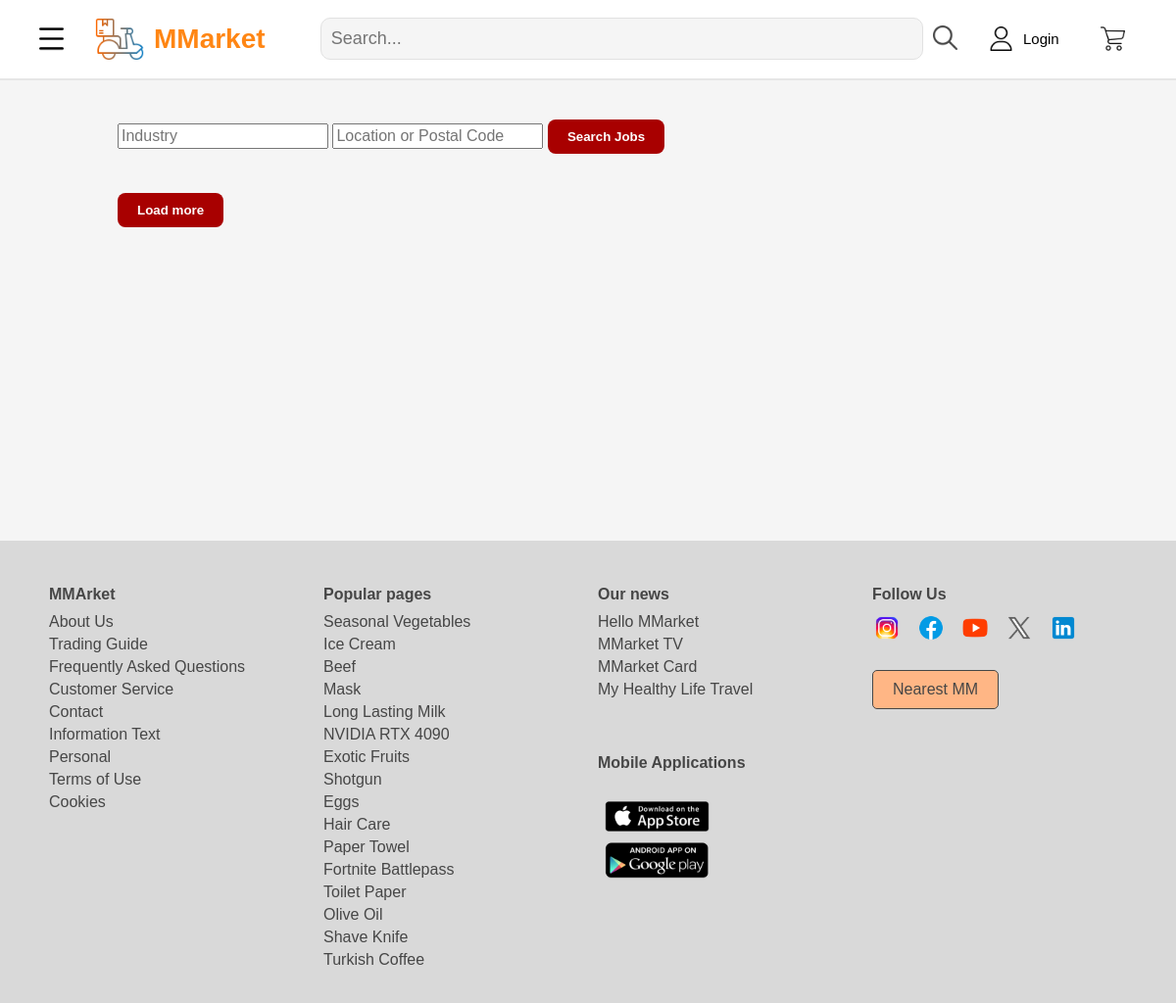
The page /job.php on the database as committed earlier.
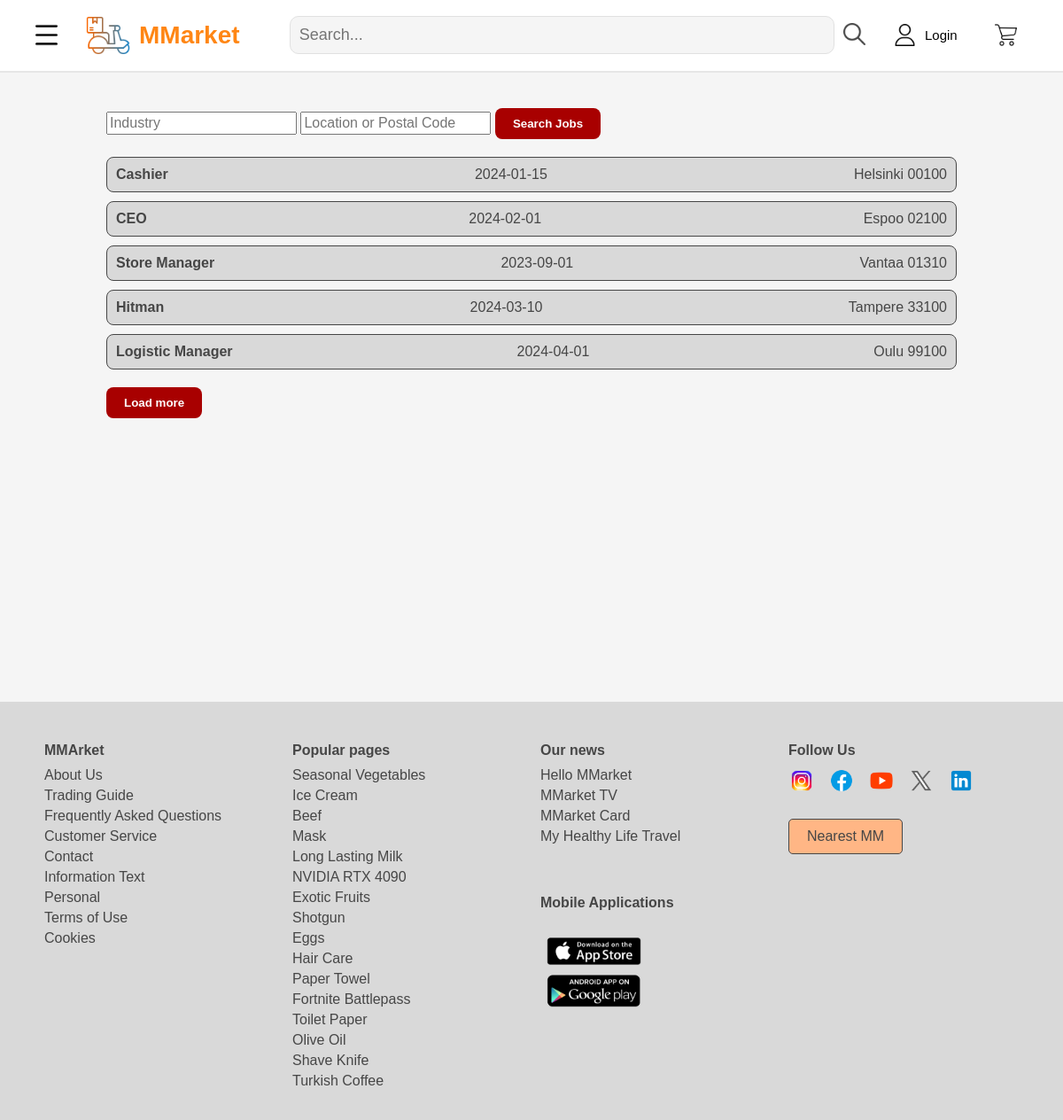
The same page on the database as committed later.
### tables this page shows
CREATE TABLE `jobs` (
  `job_id` int NOT NULL,
  `name` varchar(50) NOT NULL,
  `startdate` date DEFAULT NULL,
  `enddate` date DEFAULT NULL,
  `location` varchar(50) DEFAULT NULL,
  `postcode` varchar(50) DEFAULT NULL
);

### src/job.php (the view, shortened to what this page needs)
<?php
    require 'test/db.php';
    $css_file = "job";
    include("header.php");
    $sql = "SELECT * FROM jobs LIMIT 5";
    $result = $conn->query($sql);
?>
    <article>
        <div class="search-bar">
            <form method="get" action="job_search.php">
                <input type="search" name="industry" placeholder="Industry">
                <input type="search" name="location" placeholder="Location or Postal Code">
                <button type="submit">Search Jobs</button>
            </form>
        </div>
        <div class="job-list">
            <?php
            if ($result -> num_rows > 0) {
                while ($row = $result->fetch_assoc()) {
                    $job_name = $row["name"];
                    $job_date = $row["startdate"];
                    $job_location = $row["location"];
                    $job_postcode = $row["postcode"];
            ?>
            <div class="jobb">
                <div class="job-title"><?php echo $job_name;?></div>
                <div class="job-date"><?php echo $job_date;?></div>
                <div class="job-location"><?php echo $job_location. " ". $job_postcode;?></div>
            </div>
            <?php }
            }?>
        </div>
        <div class="load-more">
            <button>Load more</button>
        </div>
    </article>
<?php
    include("footer.php");
?>

### src/header.php (shortened to what this page needs)
<!DOCTYPE html>
<html lang="en">
<head>
    <link rel="stylesheet" href="css/styles.css">
    <link rel="stylesheet" href=<?php echo "css/$css_file.css"; ?>>
</head>
<body>
    <header>
        <div class="menu">
            <button id="menu-button">
                <img src="img/menu.png" alt="Menu">
            </button>
        </div>
        <div class="logo">
            <a href="index.php">
                <div class="logo-container">
                    <img src="img/logo.png" alt="MMarket Logo">
                    <h1>MMarket</h1>
                </div>
            </a>
        </div>
        <div class="searchbar">
            <div id="seachbar-div">
                <form method="get" action="search.php">
                    <input type="search" name="query" size="45" placeholder="Search...">
                    <button type="submit"><img src="img/search.png" alt=""></button>
                </form>
            </div>
        </div>
        <div class="entry">
            <?php if (isset($_SESSION["userid"])): ?>
                <a href="logout.php">
                    <button id="login-button">
                        <img src="img/logout.png" alt="Logout">
                        <span>Logout</span>
                    </button>
                </a>
            <?php else: ?>
                <a href="entry.php">
                    <button id="login-button">
                        <img src="img/user.png" alt="Login">
                        <span>Login</span>
                    </button>
                </a>
            <?php endif; ?>
        </div>
        <div class="cart">
            <a href="cart.php">
                <button id="cart-button">
                    <img src="img/cart.png" alt="Cart">
                </button>
            </a>
        </div>
    </header>

### src/footer.php (shortened to what this page needs)
<footer>
        <div class="footer-section">
            <h3>MMArket</h3>
            <ul>
                <li><a href="#">About Us</a></li>
                <li><a href="#">Trading Guide</a></li>
                <li><a href="#">Frequently Asked Questions</a></li>
                <li><a href="#">Customer Service</a></li>
                <li><a href="#">Contact</a></li>
                <li><a href="#">Information Text</a></li>
                <li><a href="#">Personal</a></li>
                <li><a href="#">Terms of Use</a></li>
                <li><a href="#">Cookies</a></li>
            </ul>
        </div>
        <div class="footer-section">
            <h3>Popular pages</h3>
            <ul>
                <li><a href="#">Seasonal Vegetables</a></li>
                <li><a href="#">Ice Cream</a></li>
                <li><a href="#">Beef</a></li>
                <li><a href="#">Mask</a></li>
                <li><a href="#">Long Lasting Milk</a></li>
                <li><a href="#">NVIDIA RTX 4090</a></li>
                <li><a href="#">Exotic Fruits</a></li>
                <li><a href="#">Shotgun</a></li>
                <li><a href="#">Eggs</a></li>
                <li><a href="#">Hair Care</a></li>
                <li><a href="#">Paper Towel</a></li>
                <li><a href="#">Fortnite Battlepass</a></li>
                <li><a href="#">Toilet Paper</a></li>
                <li><a href="#">Olive Oil</a></li>
                <li><a href="#">Shave Knife</a></li>
                <li><a href="#">Turkish Coffee</a></li>
            </ul>
        </div>
        <div class="footer-section">
            <h3>Our news</h3>
            <ul>
                <li><a href="#">Hello MMarket</a></li>
                <li><a href="#">MMarket TV</a></li>
                <li><a href="#">MMarket Card</a></li>
                <li><a href="#">My Healthy Life Travel</a></li>
            </ul> <br> <br>
            <h3>Mobile Applications</h3>
            <div class="app-icons">
                <img src="img/mobile.png">
            </div>
        </div>
        <div class="footer-section">
            <h3>Follow Us</h3>
            <div class="social-icons">
                <img src="img/instagram.png" alt="Instagram">
                <img src="img/facebook.png" alt="Facebook">
                <img src="img/youtube.png" alt="YouTube">
                <img src="img/x.png" alt="X">
                <img src="img/linkedin.png" alt="LinkedIn">
            </div> <br>
            <div class="button-n">Nearest MM</div>
        </div>
    </footer>
</body>
</html>

### src/css/styles.css (style rules this page uses)
body { margin: 0px; color: rgb(70, 70, 70); background-color: rgb(245, 245, 245); font-family:'Franklin Gothic Medium', 'Arial Narrow', Arial, sans-serif; }
header { background-color: white; border-bottom: 2px solid rgb(230, 230, 230); display: grid; grid-template-columns: 5% 20% 60% 10% 5%; align-items: center; justify-content: space-between; padding: 5px 30px; }
.menu, .logo, .searchbar, .entry, .cart { grid-row: 1; }
.logo h1 { font-size: 28px; }
header button, nav button { padding: 10px; height: 50px; background-color: white; border: none; border-radius: 10px; cursor: pointer; }
header a { text-decoration: none; }
#menu-button, #cart-button { display: flex; justify-content: center; align-items: center; }
header img { width: 25px; }
#login-button { display: flex; align-items: center; margin-right: 30px; }
#login-button span { padding-left: 10px; font-size: 15px; }
.logo-container { display: flex; justify-content: flex-start; align-items: center; color: rgb(255, 134, 20); font-size: 20px; }
.logo-container img { width:50px; margin-right: 10px; margin-left: 10px; }
.searchbar form { display: flex; justify-content: center; align-items: center; }
header input { width: 90%; padding: 10px 10px; font-size: 18px; border-radius: 10px; border: 1px solid rgb(225, 225, 225); background-color: rgb(245, 245, 245); }
footer { background-color: rgb(217, 217, 217); padding: 20px 40px; display: flex; justify-content: space-between; flex-wrap: wrap; }
.footer-section { flex: 1; margin: 10px; min-width: 200px; }
.footer-section h3 { font-size: 16px; margin-bottom: 10px; }
.footer-section ul { list-style: none; padding: 0; margin: 0; }
.footer-section ul li { margin: 5px 0; }
.button-n { display: inline-block; padding: 10px 20px; margin-top: 10px; background-color: #ffb685; border: 1px solid; border-radius: 5px; text-align: center; cursor: pointer; }
.social-icons { display: flex; gap: 15px; margin-top: 10px; }
.social-icons img { width: 30px; height: 30px; cursor: pointer; }
.app-icons { display: flex; gap: 15px; margin-top: 10px; }
.app-icons img { width: 120px; cursor: pointer; }
.footer-section a { text-decoration: none; color: rgb(70, 70, 70); }

### src/css/job.css (style rules this page uses)
article { padding: 20px; margin: 20px auto 300px auto; max-width: 1500px; width: 80%; }
.search-bar { display: flex; flex-wrap: wrap; gap: 10px; margin-bottom: 20px; }
.search-bar button { padding: 10px 20px; background-color: #A80000; color: white; border: none; border-radius: 8px; cursor: pointer; font-weight: bold; }
.search-bar input { font-size: 16px; line-height: 20px; }
.job-list { display: flex; flex-direction: column; gap: 10px; }
.jobb { display: flex; align-items: center; justify-content: space-between; padding: 10px; border: 1px solid; border-radius: 8px; background-color: #D9D9D9; }
.job-title { font-weight: bold; }
.load-more button { margin-top: 20px; padding: 10px 20px; background-color: #A80000; color: white; border: none; border-radius: 8px; cursor: pointer; font-weight: bold; }
.job-date { margin: 0 20px; }

Rows that differ between the two databases and show on the page:
added jobs: name "Cashier", startdate "2024-01-15", location "Helsinki", postcode "00100"
added jobs: name "CEO", startdate "2024-02-01", location "Espoo", postcode "02100"
added jobs: name "Store Manager", startdate "2023-09-01", location "Vantaa", postcode "01310"
added jobs: name "Hitman", startdate "2024-03-10", location "Tampere", postcode "33100"
added jobs: name "Logistic Manager", startdate "2024-04-01", location "Oulu", postcode "99100"
